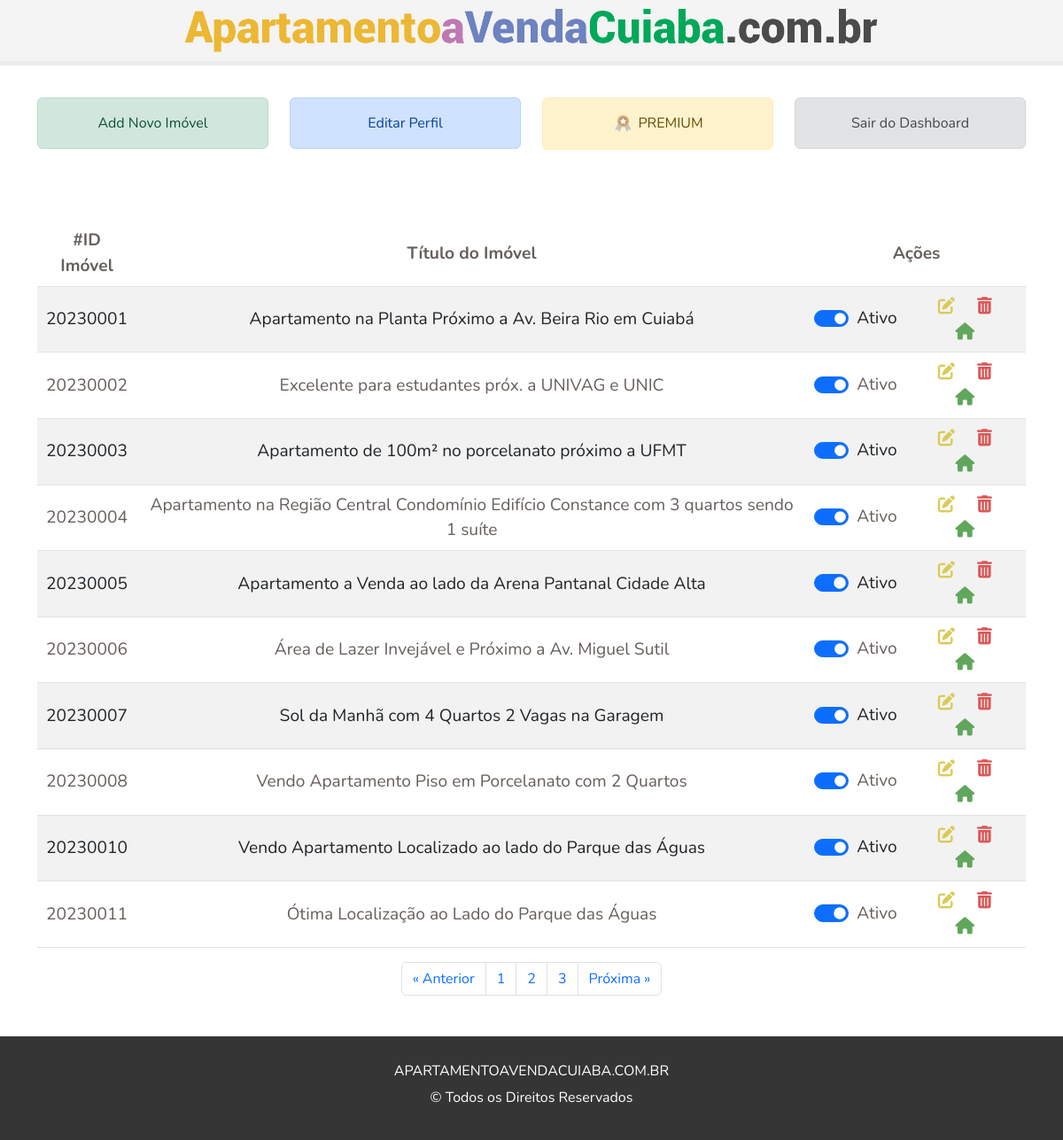
/app/dashboard.php (signed in), run on the app's committed database.
### tables this page shows
CREATE TABLE `imovel` (
  `id_imovel` int(11) NOT NULL,
  `cod_imovel` varchar(255) DEFAULT NULL,
  `titulo` varchar(255) DEFAULT NULL,
  `id_bairro` varchar(255) NOT NULL,
  `id_proprietario` varchar(255) NOT NULL,
  `valor` int(11) DEFAULT NULL,
  `valor_condominio` int(11) DEFAULT NULL,
  `iptu` int(11) DEFAULT NULL,
  `area_construida` varchar(255) DEFAULT NULL,
  `quartos` varchar(255) DEFAULT NULL,
  `banheiros` varchar(255) DEFAULT NULL,
  `garagem` varchar(255) DEFAULT NULL,
  `andar` varchar(255) DEFAULT NULL,
  `cozinha` varchar(255) DEFAULT NULL,
  `sala` varchar(255) DEFAULT NULL,
  `garden` varchar(255) DEFAULT NULL,
  `sacada` varchar(255) DEFAULT NULL,
  `lavanderia` varchar(255) DEFAULT NULL,
  `suite` varchar(255) DEFAULT NULL,
  `elevador` varchar(255) DEFAULT NULL,
  `area_lazer` varchar(255) DEFAULT NULL,
  `descricao` text DEFAULT NULL,
  `views` varchar(255) DEFAULT NULL,
  `status` varchar(255) NOT NULL DEFAULT '1' COMMENT '"1=Ativado | 2=Desativado"',
  `data_criacao` datetime DEFAULT NULL,
  `data_atualizacao` datetime DEFAULT NULL
);

### config/DB.php (called while the page is built, shortened)
<?php
class DB
{
    private $servername = "localhost";
    private $database = "db_imoveis";
    public function __construct()
    {
        try {
            $dsn = "mysql:host=" . $this->servername . ";dbname=" . $this->database;
        } catch (PDOException $e) {
            echo "Conexão falhada: " . $e->getMessage();
        }
    }
    public function criar_url_amigavel($url, $titulo, $codigo)
    {
        $normalizeChars = array(
            'Š' => 'S',
            'š' => 's',
            'Ð' => 'Dj',
            'Ž' => 'Z',
            'ž' => 'z',
            'À' => 'A',
            'Á' => 'A',
            'Â' => 'A',
            'Ã' => 'A',
            'Ä' => 'A',
            'Å' => 'A',
            'Æ' => 'A',
            'Ç' => 'C',
            'È' => 'E',
            'É' => 'E',
            'Ê' => 'E',
            'Ë' => 'E',
            'Ì' => 'I',
            'Í' => 'I',
            'Î' => 'I',
            'Ï' => 'I',
            'Ñ' => 'N',
            'Ń' => 'N',
            'Ò' => 'O',
            'Ó' => 'O',
            'Ô' => 'O',
            'Õ' => 'O',
            'Ö' => 'O',
            'Ø' => 'O',
            'Ù' => 'U',
            'Ú' => 'U',
            'Û' => 'U',
            'Ü' => 'U',
            'Ý' => 'Y',
            'Þ' => 'B',
            'ß' => 'Ss',
            'à' => 'a',
            'á' => 'a',
            'â' => 'a',
            'ã' => 'a',
            'ä' => 'a',
            'å' => 'a',
            'æ' => 'a',
            'ç' => 'c',
            'è' => 'e',
            'é' => 'e',
            'ê' => 'e',
            'ë' => 'e',
            'ì' => 'i',
            'í' => 'i',
            'î' => 'i',
            'ï' => 'i',
            'ð' => 'o',
            'ñ' => 'n',
            'ń' => 'n',
            'ò' => 'o',
            'ó' => 'o',
            'ô' => 'o',
            'õ' => 'o',
            'ö' => 'o',
            'ø' => 'o',
            'ù' => 'u',
            'ú' => 'u',
            'û' => 'u',
            'ü' => 'u',
            'ý' => 'y',
            'ý' => 'y',
            'þ' => 'b',
            'ÿ' => 'y',
            'ƒ' => 'f',
            'ă' => 'a',
            'î' => 'i',
            'â' => 'a',
            'ș' => 's',
            'ț' => 't',
            'Ă' => 'A',
            'Î' => 'I',
            'Â' => 'A',
            'Ș' => 'S',
            'Ț' => 'T',
        );
        $titulo = strtr($titulo, $normalizeChars);
        $titulo_sem_espacos = preg_replace('/[^a-zA-Z0-9]/', '-', $titulo);
        $url_sem_barra = rtrim($url, '/');
        $nova_url = "{$url_sem_barra}/{$titulo_sem_espacos}-{$codigo}";
        return $nova_url;
    }
}

### app/dashboard.php (the view, shortened to what this page needs)
<?php
require_once "../config/DB.php";
$db = new DB;
$usuario = $db->getUser($_SESSION['user']);
$pdo = $db->getConnection();
$userId = $usuario[0]['id'];
$perPage = 10;
$id_prop = isset($_GET['id_prop']) ? $_GET['id_prop'] : '';
$stmtCount = $pdo->prepare("SELECT COUNT(*) AS total FROM imovel WHERE id_proprietario = ?");
$stmtCount->execute([$userId]);
$total = $stmtCount->fetchColumn();
$page = isset($_GET['page']) ? $_GET['page'] : 1;
$page = max(min($page, ceil($total / $perPage)), 1);
$offset = ($page - 1) * $perPage;
$stmt = $pdo->prepare("SELECT * FROM imovel WHERE id_proprietario = ? ORDER BY id_proprietario ASC LIMIT ?, ?");
$stmt->bindValue(1, $userId, PDO::PARAM_INT);
$stmt->bindValue(2, $offset, PDO::PARAM_INT);
$stmt->bindValue(3, $perPage, PDO::PARAM_INT);
$stmt->execute();
$results = $stmt->fetchAll(PDO::FETCH_ASSOC);
?>
<!DOCTYPE html>
<html lang="pt-br">
<head>
  <link rel="stylesheet" href="css/style.css" />
  <link href="https://cdn.jsdelivr.net/npm/bootstrap@5.2.0-beta1/dist/css/bootstrap.min.css" rel="stylesheet"
 />
</head>
<body>
  <header class="main">
    <nav class="menu">
      <div class="container">
        <div class="logo">
          <a href="../index.php">
          <img src="imagem/logo.png" class="img-fluid logo-img" alt="" />
          </a>
        </div>
      </div>
    </nav>
  </header>
  <nav class="componentes">
    <div class="container">
      <div class="row">
        <?php
        $db->verificarWhatsAppPerfil($_SESSION['user']);
        $db->verificarRegistroImovel($userId);
        ?>
        <div class="col-md-3 my-3">
          <a href="add.php" id="btnAddNovoImovel" class="alert alert-success d-block">Add Novo Imóvel</a>
        </div>
        <div class="col-md-3 my-3">
          <a href="perfil.php" class="alert alert-primary d-block">Editar Perfil</a>
        </div>
        <div class="col-md-3 my-3">
          <a href="../planos.php" target="_blank" class="alert alert-warning d-block"><img class="img-fluid" width="25"
              src="imagem/medal.svg"> PREMIUM</a>
        </div>
        <div class="col-md-3 my-3">
          <a href="./logout.php" class="alert alert-secondary d-block">Sair do Dashboard</a>
        </div>
      </div>
    </div>
  </nav>
  <section class="main mt-5">
    <div class="container">
      <div class="row">
        <div class="col-md-12">
          <table class="table table-striped tabela-post">
            <thead>
              <tr>
                <th class="text-center codImo">#ID Imóvel</th>
                <th class="text-center tit">Título do Imóvel</th>
                <th colspan="2" class="text-center">Ações</th>
              </tr>
            </thead>
            <tbody>
              <?php
              foreach ($results as $row) {
                $urlBase = "http://localhost/apartamentoavendacuiaba/";
                $urlAntiga = $urlBase;
                $tituloDeImovel = $row['titulo'];
                $codigoImovel = $row['cod_imovel'];
                $imovelUrl = $db->criar_url_amigavel($urlAntiga, $tituloDeImovel, $codigoImovel);
                if ($row['status'] == 1) {
                  $checked = "checked";
                  $check = "Ativo";
                } else {
                  $checked = "";
                  $check = "Desativado";
                }
                echo '<tr>';
                echo '<td class="codImo">' . $row['cod_imovel'] . '</td>';
                echo '<td class="tit">' . $row['titulo'] . '</td>';
                echo '<td>';
                echo '<div class="form-check form-switch">';
                echo '<input class="form-check-input" name="status" ' . $checked . ' type="checkbox" value="' . $row['status'] . '" onclick="redirecionar(this, ' . $row['id_imovel'] . ')">';
                echo '<label class="form-check-label">' . $check . '</label>';
                echo '</div>';
                echo '<td class="text-center icons-action">
    <a href="editar.php?id=' . $row['id_imovel'] . '" title="Editar"> <i class="fas fa-edit"></i></a>
    <a href="deletar.php?id=' . $row['id_imovel'] . '" title="Deletar"><i class="fas fa-trash-alt"></i></a>
    <a href="' . $imovelUrl . '" target="_blank" title="Ver Imóvel"><i class="fas fa-home"></i></a>
  </td>';
                echo '</tr>';
              }
              ?>
            </tbody>
          </table>
          <?php
          echo '<nav><ul class="pagination justify-content-center">';
          echo '<li class="page-item"><a class="page-link" href="' . $_SERVER['PHP_SELF'] . '?id_prop=' . $id_prop . '&page=' . ($page - 1) . '">&laquo; Anterior</a></li>';
          for ($i = max(1, $page - 3); $i <= min($page + 3, ceil($total / $perPage)); $i++) {
            if ($i == $page) {
              echo '<li class="page-item"><a class="current page-link">' . $i . '</a></li>';
            } else {
              echo '<li class="page-item"><a class="page-link" href="' . $_SERVER['PHP_SELF'] . '?id_prop=' . $id_prop . '&page=' . $i . '">' . $i . '</a></li>';
            }
          }
          echo '<li class="page-item"><a class="page-link" href="' . $_SERVER['PHP_SELF'] . '?id_prop=' . $id_prop . '&page=' . ($page + 1) . '">Próxima &raquo;</a></li>';
          echo '</ul></nav>';
          ?>
        </div>
      </div>
    </div>
  </section>
  <footer class="footer">
    <div class="container">
      <div class="row">
        <h1>APARTAMENTOAVENDACUIABA.COM.BR</h1>
        <p>&copy; Todos os Direitos Reservados</p>
      </div>
    </div>
  </footer>
</body>
</html>

### app/css/style.css (style rules this page uses)
* { margin: 0; padding: 0; box-sizing: border-box; font-family: "Nunito"; }
.main { margin: 0 auto !important; }
.menu { padding: 10px; background: rgb(244, 244, 244) !important; width: 100%; border-bottom: 5px solid rgb(237, 237, 237); }
.logo { text-align: center; width: 70%; margin: 0 auto; }
header, footer { display: flex; flex-direction: row; }
.footer h1 { font-size: 1em !important; }
.footer { background: rgb(54, 53, 53); color: #fff; text-align: center; margin-top: 30px; padding: 30px 0 20px 0; }
.footer h1 { font-size: 1.3em; font-weight: 400; font-family: "Nunito"; }
.componentes { margin-top: 20px; font-family: "Nunito"; }
.componentes a { text-decoration: none; }
.tabela-post i { color: rgb(102, 92, 92); margin: 0 5px; }
.tabela-post .fa-trash-alt { color: rgb(219, 88, 88); margin: 0 5px; }
.tabela-post .fa-edit { color: rgb(219, 202, 88); margin: 0 5px; }
.tabela-post .fa-home { color: rgb(97, 166, 93); margin: 0 5px; }
.tabela-post td, th { font-size: 1.2em; font-family: "Nunito"; color: rgb(102, 95, 92); }
.container { text-align: center; margin: 0 auto; }
::placeholder { color: #cdcdcd !important; font-size: 0.8em !important; }
table tr { vertical-align: middle; align-items: center; text-align: center; }
table tr .icons-action { text-align: center; }
table tr .icons-action a { align-content: space-between; margin: 5px !important; text-align: center; align-items: center; text-decoration: none; }

### data on the page
imovel: cod_imovel "20230001", titulo "Apartamento na Planta Próximo a Av. Beira Rio em Cuiabá", status "Ativo"
imovel: cod_imovel "20230002", titulo "Excelente para estudantes próx. a UNIVAG e UNIC", status "Ativo"
imovel: cod_imovel "20230003", titulo "Apartamento de 100m² no porcelanato próximo a UFMT", status "Ativo"
imovel: cod_imovel "20230004", titulo "Apartamento na Região Central Condomínio Edifício Constance com 3 quartos sendo 1 suíte", status "Ativo"
imovel: cod_imovel "20230005", titulo "Apartamento a Venda ao lado da Arena Pantanal Cidade Alta", status "Ativo"
imovel: cod_imovel "20230006", titulo "Área de Lazer Invejável e Próximo a Av. Miguel Sutil", status "Ativo"
imovel: cod_imovel "20230007", titulo "Sol da Manhã com 4 Quartos 2 Vagas na Garagem", status "Ativo"
imovel: cod_imovel "20230008", titulo "Vendo Apartamento Piso em Porcelanato com 2 Quartos", status "Ativo"
imovel: cod_imovel "20230010", titulo "Vendo Apartamento Localizado ao lado do Parque das Águas", status "Ativo"
imovel: cod_imovel "20230011", titulo "Ótima Localização ao Lado do Parque das Águas", status "Ativo"
